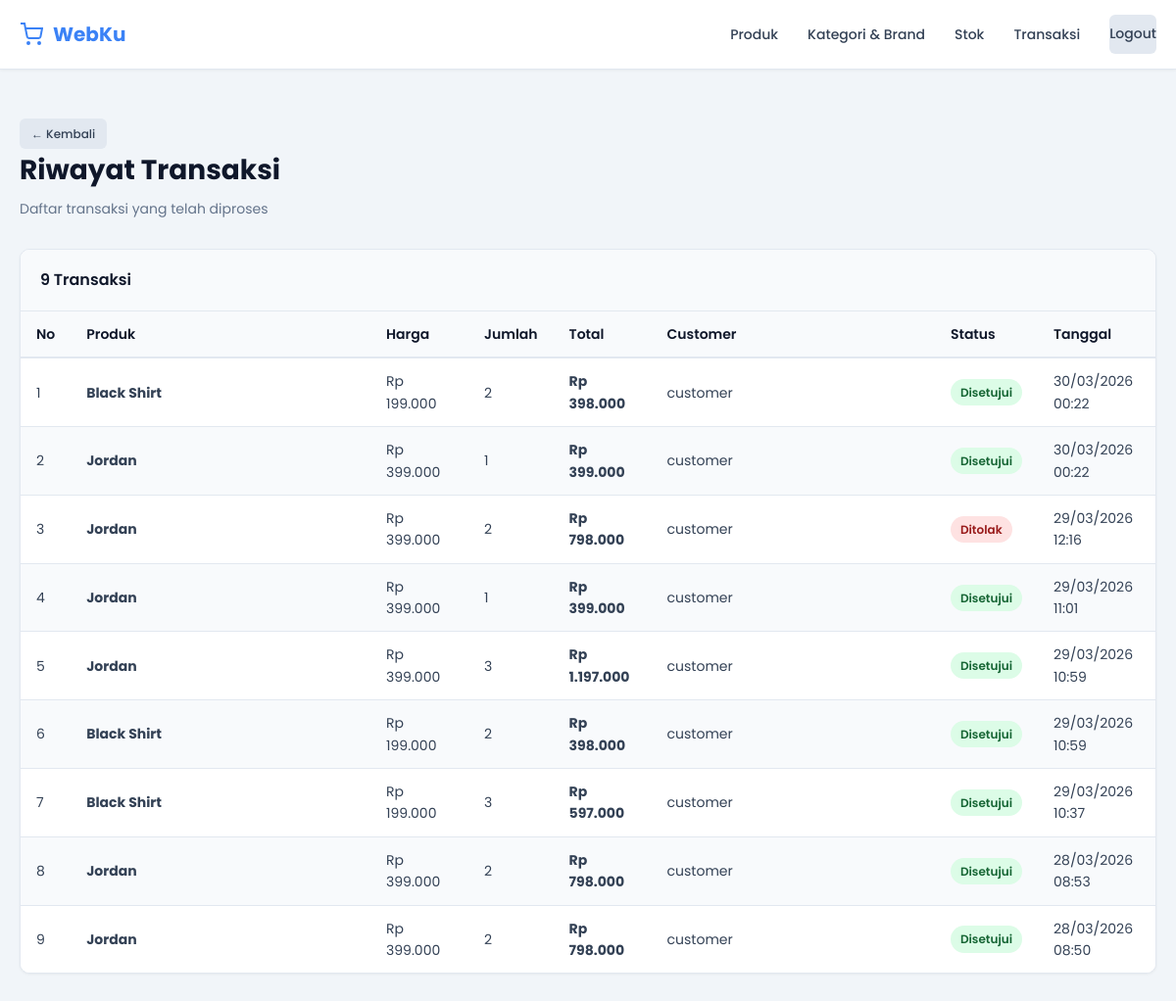
Screenshot of /konfirmasi.php (signed in) with the database file from the repository.
### tables this page shows
CREATE TABLE `transaksi` (
  `id_transaksi` int(11) NOT NULL,
  `id_produk` int(255) NOT NULL,
  `nama_produk` varchar(255) NOT NULL,
  `harga` int(255) NOT NULL,
  `jumlah` int(255) NOT NULL,
  `total` int(255) NOT NULL,
  `status` varchar(255) NOT NULL,
  `id_user` int(11) DEFAULT NULL,
  `tanggal` datetime NOT NULL DEFAULT current_timestamp()
);

CREATE TABLE `products` (
  `id` int(11) NOT NULL,
  `nama_produk` varchar(255) NOT NULL,
  `harga` int(255) NOT NULL,
  `stok` int(255) NOT NULL,
  `id_kategori` int(11) NOT NULL,
  `id_brand` int(11) NOT NULL,
  `foto_produk` varchar(255) NOT NULL
);

CREATE TABLE `users` (
  `id` int(11) NOT NULL,
  `name` varchar(255) NOT NULL,
  `email` varchar(255) NOT NULL,
  `password` varchar(15) NOT NULL,
  `role` varchar(255) NOT NULL
);

### konfirmasi.php (the view, shortened to what this page needs)
<!DOCTYPE html>
<html lang="id">
<head>
    <link rel="stylesheet" href="css/style.css">
</head>
<body>
<?php
include "config/koneksi.php";
include "includes/navbar.php";
$data = mysqli_query($conn,"
SELECT
transaksi.*,
products.nama_produk,
users.name as username
FROM transaksi
LEFT JOIN products
ON transaksi.id_produk = products.id
LEFT JOIN users
ON transaksi.id_user = users.id
WHERE transaksi.status!='pending'
ORDER BY transaksi.id_transaksi DESC
");
?>
<div class="container">
    <div class="page-header">
        <a href="produk.php" class="breadcrumb">
            <a href="produk.php" class="btn btn-light btn-sm">← Kembali</a>
        </a>
        <h1 class="page-title">Riwayat Transaksi</h1>
        <p class="page-subtitle">Daftar transaksi yang telah diproses</p>
    </div>
    <div class="card">
        <div class="card-header">
            <span><?php echo mysqli_num_rows($data); ?> Transaksi</span>
        </div>
        <?php if(mysqli_num_rows($data) > 0) { ?>
            <div class="table-wrapper">
                <table class="table table-striped">
                    <thead>
                        <tr>
                            <th style="width: 50px;">No</th>
                            <th>Produk</th>
                            <th style="width: 100px;">Harga</th>
                            <th style="width: 60px;">Jumlah</th>
                            <th style="width: 100px;">Total</th>
                            <th>Customer</th>
                            <th style="width: 100px;">Status</th>
                            <th style="width: 120px;">Tanggal</th>
                        </tr>
                    </thead>
                    <tbody>
                        <?php
                        $no = 1;
                        while($row = mysqli_fetch_assoc($data)){
                        ?>
                        <tr>
                            <td><?php echo $no++; ?></td>
                            <td>
                                <?php
                                echo !empty($row['nama_produk'])
                                ? '<strong>' . $row['nama_produk'] . '</strong>'
                                : '<em class="text-muted">Produk sudah dihapus</em>';
                                ?>
                            </td>
                            <td>
                                Rp <?php echo number_format($row['harga'],0,",","."); ?>
                            </td>
                            <td>
                                <?php echo $row['jumlah']; ?>
                            </td>
                            <td>
                                <strong>Rp <?php echo number_format($row['total'],0,",","."); ?></strong>
                            </td>
                            <td>
                                <?php echo $row['username']; ?>
                            </td>
                            <td>
                                <?php
                                if($row['status']=="disetujui" || $row['status']=="confirmed"){
                                    echo "<span class='badge badge-success'>Disetujui</span>";
                                }
                                else if($row['status']=="ditolak"){
                                    echo "<span class='badge badge-danger'>Ditolak</span>";
                                }
                                ?>
                            </td>
                            <td>
                                <?php
                                if(isset($row['tanggal']) && !empty($row['tanggal'])){
                                    echo date('d/m/Y H:i', strtotime($row['tanggal']));
                                } else {
                                    echo "-";
                                }
                                ?>
                            </td>
                        </tr>
                        <?php } ?>
                    </tbody>
                </table>
            </div>
        <?php } ?>
    </div>
</div>
</body>
</html>

### css/style.css (style rules this page uses)
* { margin: 0; padding: 0; box-sizing: border-box; }
html, body { font-family: 'Poppins', sans-serif; background-color: #f1f5f9; color: #334155; line-height: 1.6; }
a { text-decoration: none; color: inherit; }
.container { max-width: 1400px; margin: 0 auto; padding: 30px 20px; }
.page-header { margin-bottom: 30px; }
.page-title { font-size: 28px; font-weight: 700; color: #0f172a; margin-bottom: 5px; }
.page-subtitle { font-size: 14px; color: #64748b; }
.breadcrumb { display: flex; gap: 8px; font-size: 13px; color: #64748b; margin-bottom: 20px; }
.card { background-color: #ffffff; border-radius: 10px; border: 1px solid #e2e8f0; overflow: hidden; box-shadow: 0 1px 3px 0 rgba(0, 0, 0, 0.05); transition: box-shadow 0.3s ease, border-color 0.3s ease; }
.card-header { background-color: #f8fafc; border-bottom: 1px solid #e2e8f0; padding: 18px 20px; font-weight: 600; font-size: 16px; color: #0f172a; display: flex; justify-content: space-between; align-items: center; }
.btn { display: inline-flex; align-items: center; justify-content: center; gap: 6px; padding: 8px 16px; border: none; border-radius: 6px; font-family: 'Poppins', sans-serif; font-weight: 500; font-size: 13px; cursor: pointer; transition: all 0.3s ease; white-space: nowrap; text-decoration: none; display: inline-flex; }
.btn-light { background-color: #e2e8f0; color: #334155; }
.btn-sm { padding: 6px 12px; font-size: 12px; }
.table-wrapper { overflow-x: auto; }
.table { width: 100%; border-collapse: collapse; font-size: 14px; }
.table thead { background-color: #f8fafc; }
.table th { padding: 12px 16px; text-align: left; font-weight: 600; color: #0f172a; border-bottom: 2px solid #e2e8f0; }
.table td { padding: 12px 16px; border-bottom: 1px solid #e2e8f0; }
.table tbody tr { transition: background-color 0.2s ease; }
.table tbody tr:last-child td { border-bottom: none; }
.table-striped tbody tr:nth-child(odd) { background-color: #ffffff; }
.table-striped tbody tr:nth-child(even) { background-color: #f8fafc; }
.badge { display: inline-block; padding: 4px 10px; border-radius: 20px; font-size: 12px; font-weight: 600; }
.badge-disetujui, .badge-success { background-color: #dcfce7; color: #166534; }
.badge-ditolak, .badge-danger { background-color: #fee2e2; color: #991b1b; }

### rows the page displays
transaksi: products.nama_produk "Black Shirt", harga "199.000", jumlah "2", total "398.000", id_user.name "customer", status "Disetujui", tanggal "30/03/2026 00:22"
transaksi: products.nama_produk "Jordan", harga "399.000", jumlah "1", total "399.000", id_user.name "customer", status "Disetujui", tanggal "30/03/2026 00:22"
transaksi: products.nama_produk "Jordan", harga "399.000", jumlah "2", total "798.000", id_user.name "customer", status "Ditolak", tanggal "29/03/2026 12:16"
transaksi: products.nama_produk "Jordan", harga "399.000", jumlah "1", total "399.000", id_user.name "customer", status "Disetujui", tanggal "29/03/2026 11:01"
transaksi: products.nama_produk "Jordan", harga "399.000", jumlah "3", total "1.197.000", id_user.name "customer", status "Disetujui", tanggal "29/03/2026 10:59"
transaksi: products.nama_produk "Black Shirt", harga "199.000", jumlah "2", total "398.000", id_user.name "customer", status "Disetujui", tanggal "29/03/2026 10:59"
transaksi: products.nama_produk "Black Shirt", harga "199.000", jumlah "3", total "597.000", id_user.name "customer", status "Disetujui", tanggal "29/03/2026 10:37"
transaksi: products.nama_produk "Jordan", harga "399.000", jumlah "2", total "798.000", id_user.name "customer", status "Disetujui", tanggal "28/03/2026 08:53"
transaksi: products.nama_produk "Jordan", harga "399.000", jumlah "2", total "798.000", id_user.name "customer", status "Disetujui", tanggal "28/03/2026 08:50"

### other values shown
mysqli_num_rows($data) "9"
